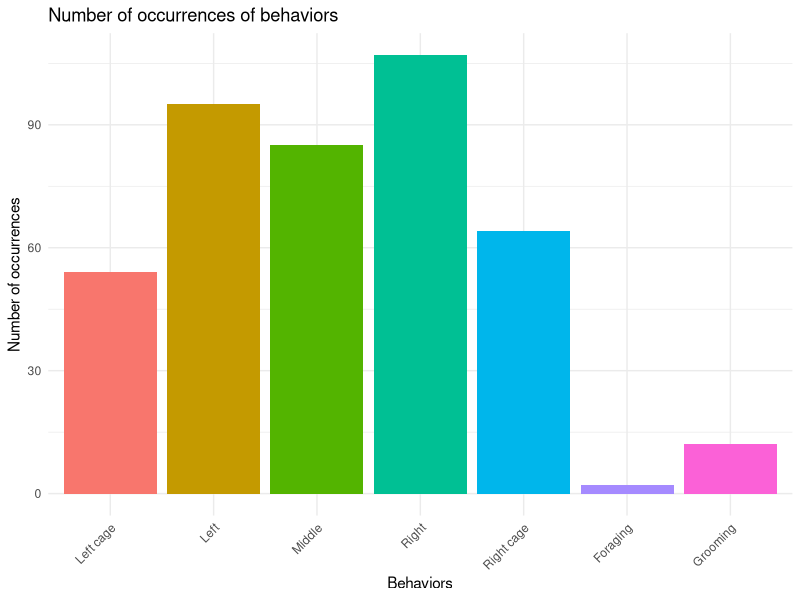
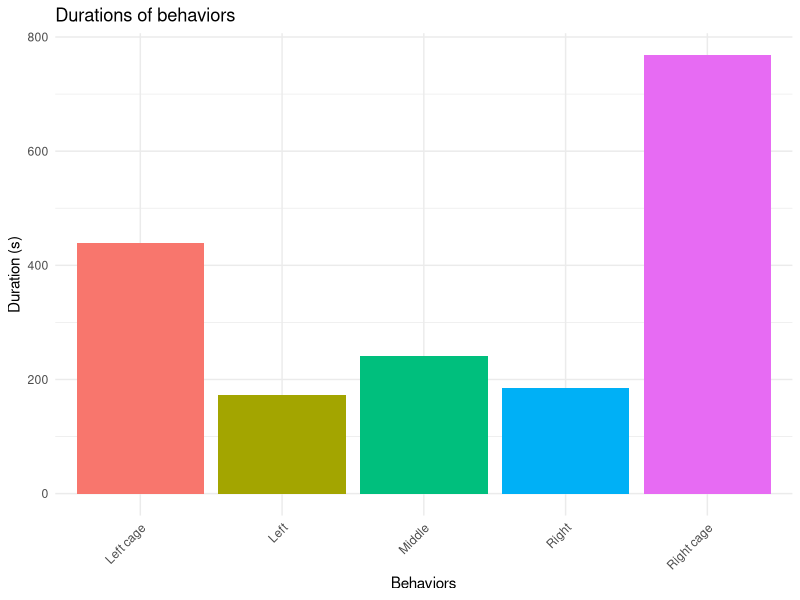

Write R code to recreate these figures, in order.
# 將手動整合完的excel檔另存成csv檔後匯入
library(dplyr)
library(readr)
library(ggplot2)

df <- read_csv("Intergrated Data/20241011_trial-2_59187.csv")



# 行為出現次數統計
# 計算各種行為的出現次數
behavior_counts <- df %>%
  filter(`Behavior type` != "STOP") %>%
  group_by(Behavior) %>%
  summarise(Count = n())

# 自訂順序
order <- c('Left cage','Left','Middle','Right','Right cage')
behavior_counts$Behavior <- factor(behavior_counts$Behavior, 
                                   levels = c(order, setdiff(behavior_counts$Behavior, order)))
  
# 繪製行為次數長條圖
ggplot(behavior_counts, aes(x = Behavior, y = Count, fill = Behavior)) +
  geom_bar(stat = "identity", show.legend = FALSE) +
  labs(title = "Number of occurrences of behaviors",
       x = "Behaviors", y = "Number of occurrences") +
  theme_minimal() +
  theme(axis.text.x = element_text(angle = 45, hjust = 1))



# 行為總持續時間統計
# 計算各種行為的總持續時間
behavior_durations <- df %>%
  filter(`Behavior type` %in% c("START", "STOP")) %>%
  group_by(Behavior) %>%
  mutate(Next_Time = lead(Time)) %>%  # 找出下一行為的時間（應該是 STOP 的時間）
  filter(`Behavior type` == "START") %>%  # 只保留 START，計算 START 到 STOP 的時間差
  mutate(Duration = Next_Time - Time) %>%
  group_by(Behavior) %>%  # 按行為類型分組
  summarise(Total_Duration = sum(Duration, na.rm = TRUE))  # 計算總持續時間

# 自訂順序
behavior_durations$Behavior <- factor(behavior_durations$Behavior, 
                                   levels = c(order, setdiff(behavior_counts$Behavior, order)))

# 繪製行為持續時間長條圖
ggplot(behavior_durations, aes(x = Behavior, y = Total_Duration, fill = Behavior)) +
  geom_bar(stat = "identity", show.legend = FALSE) +
  labs(title = "Durations of behaviors",
       x = "Behaviors", y = "Duration (s)") +
  theme_minimal() +
  theme(axis.text.x = element_text(angle = 45, hjust = 1))



